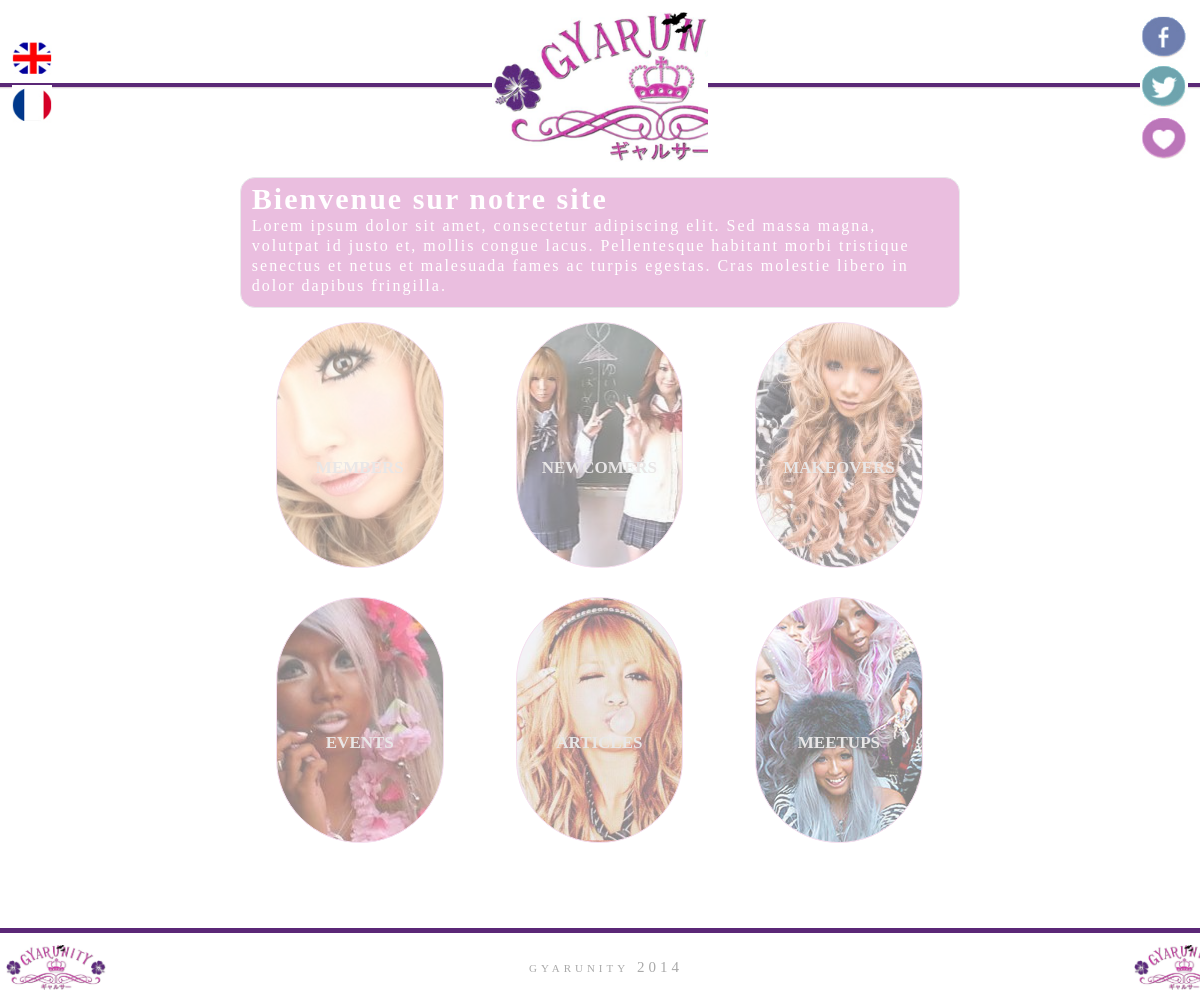
The page / on the database its author committed.
### tables this page shows
CREATE TABLE IF NOT EXISTS `description` (
  `id` int(11) NOT NULL AUTO_INCREMENT,
  `welcome` varchar(255) NOT NULL,
  `message` text NOT NULL,
  PRIMARY KEY (`id`)
);

CREATE TABLE IF NOT EXISTS `menu` (
  `id` int(11) NOT NULL AUTO_INCREMENT,
  `label` varchar(255) NOT NULL,
  `img` varchar(255) NOT NULL,
  PRIMARY KEY (`id`)
);

### index.php (called while the page is built, shortened)
<?php
	function get_table($arg1, $arg2){
		$menu = array();
		$query = sprintf
		("SELECT ".$arg2." FROM ".$arg1."");
		$result = mysql_query($query);
		if (!$result) {
	    $message  = 'Requête invalide : ' . mysql_error() . "\n";
	    $message .= 'Requête complète : ' . $query;
	    die($message);
		}
		else{
			while($row = mysql_fetch_assoc($result)){
				array_push($menu, $row);
			}
			return $menu;
		}
	}
	$description = get_table('description', '*');
	$menu = get_table('menu', '*');
	include 'templates/homepage.php';
?>

### templates/pages/home.php (the view, shortened to what this page needs)
<div id="welcome">
	<h1><?php echo $description[0]['welcome']; ?></h1>
	<p><?php echo $description[0]['message']; ?></p>
</div>
<?php foreach($menu as $k) { ?>
<a href="index.php?&p=<?php echo $k['label']; ?>" title="<?php echo $k['label']; ?>">
	<div class="categories left" style="background-image:url('assets/images/<?php echo $k['img']; ?>');">
		<h2><?php echo $k['label']; ?></h2>
	</div>
</a>
<?php } ?>

### css/main.css (style rules this page uses)
html, body, div, span, applet, object, iframe, h1, h2, h3, h4, h5, h6, p, blockquote, pre, a, abbr, acronym, address, big, cite, code, del, dfn, em, img, ins, kbd, q, s, samp, small, strike, strong, sub, sup, tt, var, b, u, i, center, dl, dt, dd, ol, ul, li, fieldset, form, label, legend, table, caption, tbody, tfoot, thead, tr, th, td, article, aside, canvas, details, embed, figure, figcaption, footer, header, hgroup, menu, nav, output, ruby, section, summary, time, mark, audio, video { margin: 0; padding: 0; border: 0; font-size: 100%; font: inherit; vertical-align: baseline; }
body { line-height: 1; }
a { text-decoration: none; color:inherit; }
.left { float:left; }
#welcome { background:#eabedf; border:1px solid #e9e9eb; border-radius: 15px; color:#fff; font-size: 16px; letter-spacing: 2px; line-height: 20px; padding: 1.5%; }
#welcome h1 { font-weight: bold; margin-bottom: 1%; font-size:30px; }
.categories, .members { background: none repeat scroll 0 0 #eabedf; border: 1px solid #eabedf; border-radius: 150px; height: 230px; margin: 2% 5%; padding: 1%; width: 21%; overflow: hidden; background-position: center; opacity: 0.5; }
.categories h2 { color:#d4d0d1; font-size:24px; text-transform: lowercase; font-variant: small-caps; font-weight: bold; margin-top: 81%; text-align: center; }

### rows shown on the page
description: welcome "Bienvenue sur notre site", message "Lorem ipsum dolor sit amet, consectetur adipiscing elit. Sed massa magna, volutpat id justo et, mollis congue lacus. Pellentesque habitant morbi tristique senectus et netus et malesuada fames ac turpis egestas. Cras molestie libero in dolor dapibus fringilla."
menu: img (picture), label "members"
menu: img (picture), label "newcomers"
menu: img (picture), label "makeovers"
menu: img (picture), label "events"
menu: img (picture), label "articles"
menu: img (picture), label "meetups"
